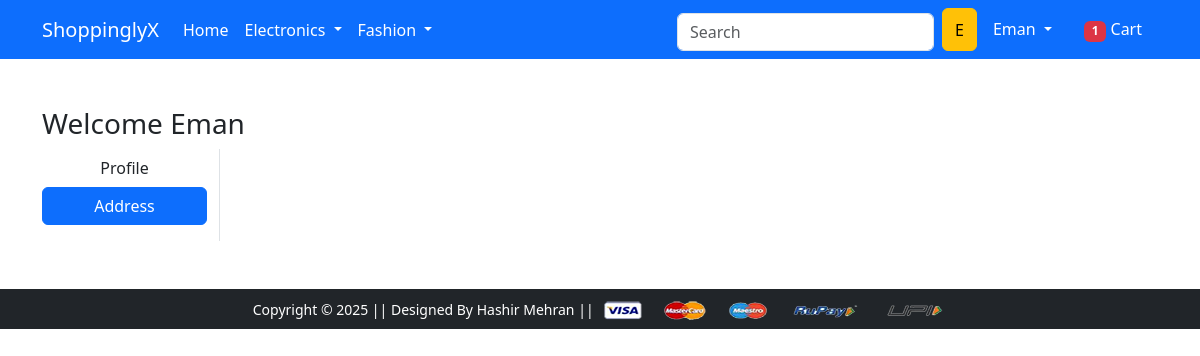
Page /address/ (signed in) on the earlier database version.
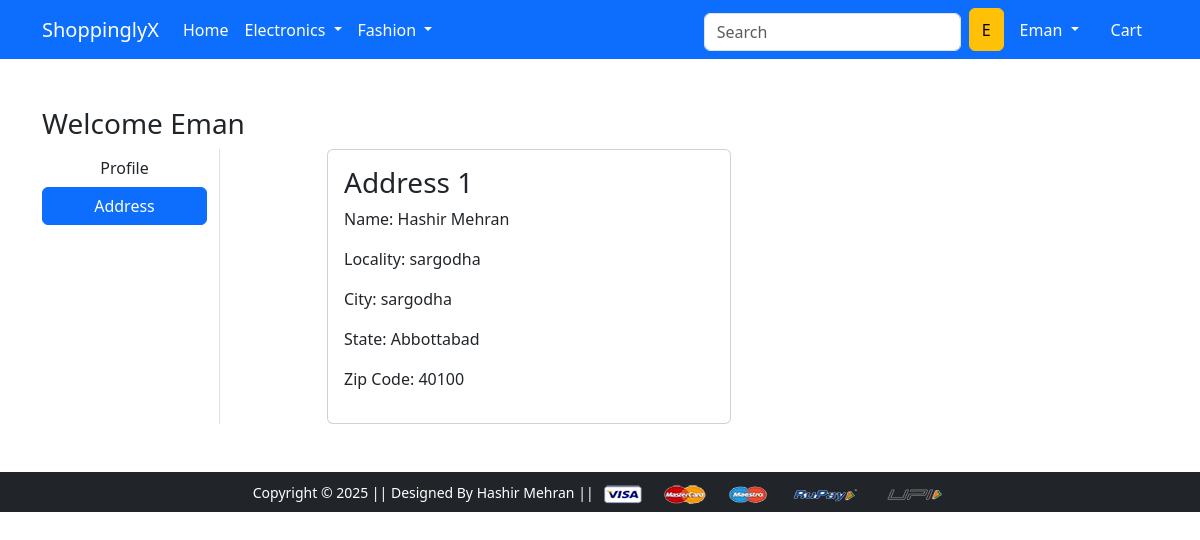
Same page on the later database version.
### app/models.py (models this page shows, shortened)
class Customer (models.Model):
    user     = models.ForeignKey(User, on_delete=models.CASCADE)
    name     = models.CharField(max_length=200)
    locality = models.CharField(max_length=200)
    city     = models.CharField(max_length=50)
    zipcode  = models.IntegerField()
    state    = models.CharField(choices=STATES_Choice, max_length=50)

### app/views.py (the view)
# urls.py: path('address/', views.address, name='address'),
@login_required
def address(request):
 add = Customer.objects.filter(user=request.user)
 return render(request, 'app/address.html', {'add': add,'active': 'btn-primary'})

### app/context_processors.py (called while the page is built)
def cart_item_count(request):
    cart_count = 0
    if request.user.is_authenticated:
        cart_count = Cart.objects.filter(user=request.user).count()  # Count items in the cart
    return {'cart_item_count': cart_count}

### app/templates/app/address.html (shortened to what this page needs)
{% extends 'app/base.html' %}
{% load static %}
{% block main-content %}
<div class="container my-5">
 <div class="row">
    <h3>Welcome <span class="text-capitalize">{{ request.user.username }}</span></h3>
  <div class="col-sm-2 border-end">
   <ul class="list-unstyled">
    <li class="d-grid"><a href="{% url 'profile' %}" class="btn">Profile</a></li>
    <li class="d-grid"><a href="{% url 'address' %}" class="btn {{active}}">Address</a></li>
   </ul>
  </div>
  <div class="col-sm-9 offset-sm-1">
   <div class="row">
    {% for  ad in add %}
    <div class="col-sm-6">
     <div class="card">
      <div class="card-body">
       <h3>Address {{forloop.counter}}</h3>
       <p>Name: {{ad.name}}</p>
       <p>Locality: {{ad.locality}}</p>
       <p>City: {{ad.city}}</p>
       <p>State: {{ad.state}}</p>
       <p>Zip Code: {{ad.zipcode}}</p>
      </div>
     </div>
    </div>
    {% endfor %}
   </div>
  </div>
 </div>
</div>
{% endblock main-content %}

### app/templates/app/base.html (shortened to what this page needs)
<!doctype html>
{% load static %}
<html lang="en">
  <head>
    <link href="https://cdn.jsdelivr.net/npm/bootstrap@5.0.0-beta1/dist/css/bootstrap.min.css" rel="stylesheet">
    <link href="https://cdn.jsdelivr.net/npm/bootstrap@5.3.0-alpha1/dist/css/bootstrap.min.css" rel="stylesheet" />
    <link rel="stylesheet" href="{% static 'app/css/owl.carousel.min.css' %}">
    <link rel="stylesheet" href="{% static 'app/css/all.min.css' %}">
    <link rel="stylesheet" href="{% static 'app/css/style.css' %}">
  </head>
  <body>
    <nav class="navbar navbar-expand-lg navbar-dark bg-primary">
     <div class="container">
       <a class="navbar-brand" href="/">ShoppinglyX</a>
       <div class="collapse navbar-collapse" id="navbarSupportedContent">
         <ul class="navbar-nav me-auto mb-2 mb-lg-0">
           <li class="nav-item">
             <a class="nav-link active" aria-current="page" href="/">Home</a>
           </li>
           <li class="nav-item dropdown">
             <a class="nav-link dropdown-toggle text-white" href="#" id="electronicsDropdown" role="button" data-bs-toggle="dropdown" aria-expanded="false">
               Electronics
             </a>
           </li>
           <li class="nav-item dropdown">
             <a class="nav-link dropdown-toggle text-white" href="#" id="fashionDropdown" role="button" data-bs-toggle="dropdown" aria-expanded="false">
               Fashion
             </a>
           </li>
         </ul>
         <form class="d-flex">
           <input class="form-control me-2" type="search" placeholder="Search" aria-label="Search">
           <button class="btn btn-warning" type="submit">
            {{ request.user.username|slice:":1"|capfirst }}
        </button>
         </form>
         <div>
          <ul class="navbar-nav me-auto mb-2 mb-lg-0">
            {% if request.user.is_authenticated %}
           <li class="nav-item dropdown mx-2">
              <a class="nav-link dropdown-toggle text-white" href="#" id="profileDropdown" role="button" data-bs-toggle="dropdown" aria-expanded="false">
                {{request.user.username|capfirst}}
              </a>
            </li>
            <li class="nav-item mx-2">
              <a href="{% url 'showcart' %}" class="nav-link text-white">
                  {% if cart_item_count > 0 %}
                      <span class="badge bg-danger">{{ cart_item_count }}</span>
                  {% endif %}
                  Cart
              </a>
          </li>
          {% endif %}
          </ul>
         </div>
       </div>
     </div>
    </nav>
    {% block main-content %} {% endblock main-content %}
    <footer class="container-fluid bg-dark text-center p-2 mt-5">
        <small class="text-white">Copyright &copy; 2025 || Designed By Hashir Mehran || </small>
        <img src="{% static 'app/images/payment.png' %}" alt="" srcset="" class="img-fluid" height="2px">
    </footer>
  </body>
</html>

Differences in the rows shown:
added Customer: name "Hashir Mehran", locality "sargodha", city "sargodha", state "Abbottabad", zipcode "40100"
Other differences:
{{ cart_item_count }}: "1" → (not shown)
